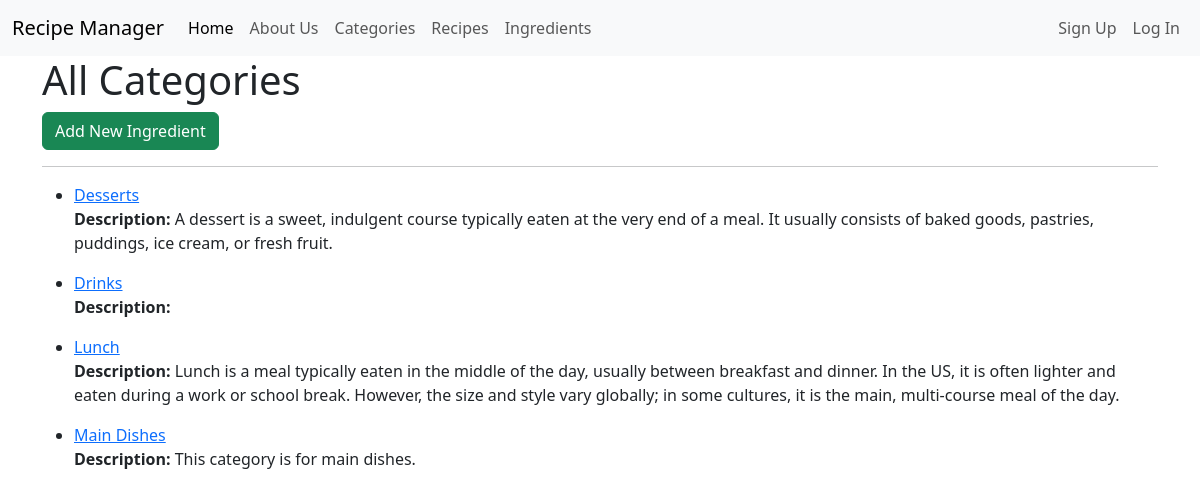
The app's page /recipes/categories/ with its own data.
### recipes/models.py (models this page shows, shortened)
class Category(models.Model):
    name = models.CharField(max_length=100, unique=True)
    slug = models.SlugField(max_length=100, unique=True, blank=True)
    description = models.TextField(blank=True)
    class Meta:
        verbose_name = 'Category'
        verbose_name_plural = 'Categories'
        ordering = ['name']

### recipes/views.py (the view)
# urls.py: path('categories/', CategoryListView.as_view(), name='categories_list'),
class CategoryListView(ListView):
    model = Category
    template_name = 'categories/list.html'
    context_object_name = 'categories'

### templates/categories/list.html (shortened to what this page needs)
{% extends 'base.html' %}
{% block content %}
    <h1>All Categories</h1>
    <a href="{% url 'categories_new' %}" class="btn btn-success">Add New Ingredient</a>
    <hr>
    <ul>
        {% for category in categories %}
            <li>
                <a href= "{% url 'categories_detail' category.id %}">{{ category.name }}</a>
                <p><strong>Description:</strong> {{ category.description }}</p>
            </li>
        {% endfor %}
    </ul>
{% endblock content %}

### records on screen
Category: name "Desserts", description "A dessert is a sweet, indulgent course typically eaten at the very end of a meal. It usually consists of baked goods, pastries, puddings, ice cream, or fresh fruit."
Category: name "Drinks"
Category: name "Lunch", description "Lunch is a meal typically eaten in the middle of the day, usually between breakfast and dinner. In the US, it is often lighter and eaten during a work or school break. However, the size and style vary globally; in some cultures, it is the main, multi-course meal of the day."
Category: name "Main Dishes", description "This category is for main dishes."
